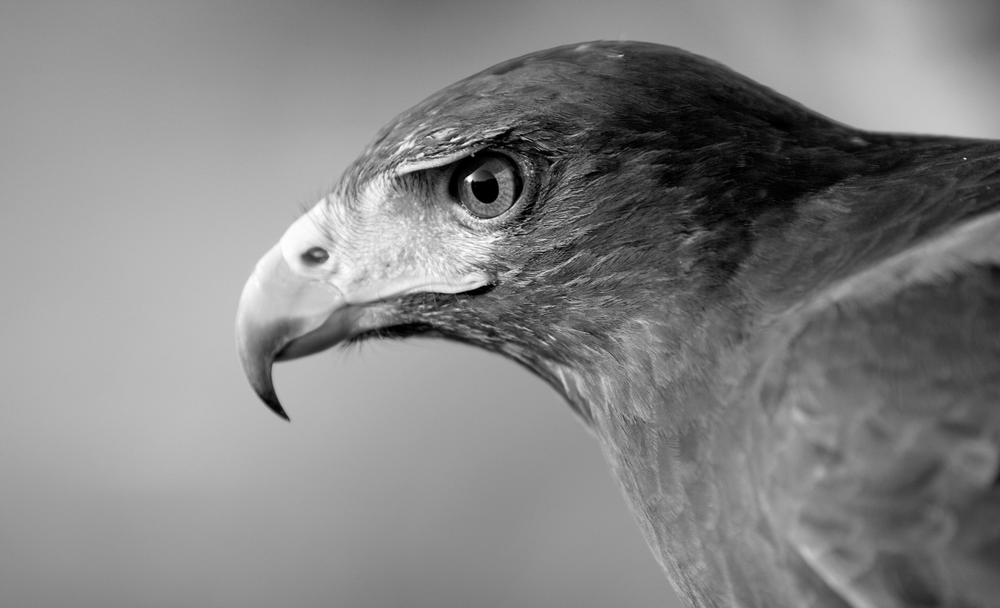
%> input picture Data/original.png, 1000 x 608 px, shrunk from 1920 x 1168 before the run
$ octave demo_cur.m   (GNU Octave 9; MATLAB toolbox functions it lacks are replaced by stand-ins)
%> lines starting %> are read from the running program, lines starting %| are printed output that depends on the picture
### CUR/curPrototype.m
function [C, U, R] = curPrototype(A, c, r)
[m, n] = size(A);
SC = sort(randsample(n, c));
SR = sort(randsample(m, r));
C = A(:, SC);
R = A(SR, :);
U = pinv(C) * A * pinv(R);

end

### CUR/curFaster.m
function [C, U, R] = curFaster(A, c, r)
pc = 2 * (r + c); % can be tuned
pr = 2 * (r + c); % can be tuned
[m, n] = size(A);
SC = sort(randsample(n, c));
SR = sort(randsample(m, r));
C = A(:, SC);
R = A(SR, :);
PC = sort(randsample(m, pc));
PR = sort(randsample(n, pr));
PC = unique([PC; SR]); % enforce PC to contain SR
PR = unique([PR; SC]); % enforce PR to contain SC
U = pinv(C(PC, :)) * A(PC, PR) * pinv(R(:, PR));

end

### CUR/demo_cur.m
% demo_CUR

% ----------- parameters ----------- %
c = 100;
r = 100;

% ----------- load data ----------- %
A = imread('./Data/original.png');
%> A is the input picture: size 608x1000 uint8; min 0, max 255, mean 131.7
A = double(A) / 256;
%> A: size 608x1000 double

% ----------- CUR ----------- %
[C1, U1, R1] = curPrototype(A, c, r);
%> in curPrototype, `C = A(:, SC);`:
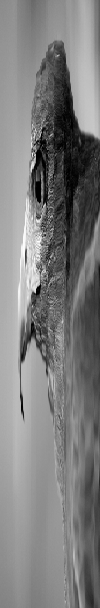
%> C: size 608x100 double; min 0, max 0.996, mean 0.494
%> in curPrototype, `R = A(SR, :);`:
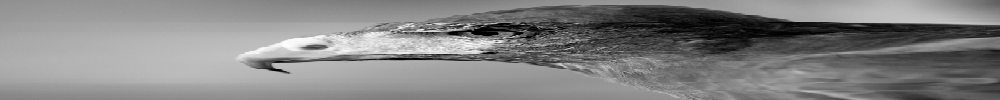
%> R: size 100x1000 double; min 0, max 0.992, mean 0.516
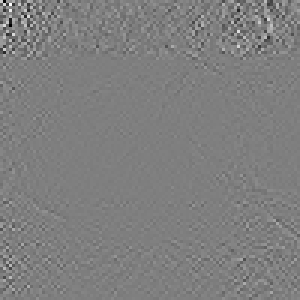
%> U1: size 100x100 double (shown 3 times larger); min -8.11, max 8.15, mean 0.000186; drawn with min black and max white
[C2, U2, R2] = curFaster(A, c, r);
%> in curFaster, `C = A(:, SC);`:
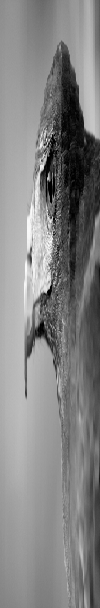
%> C: size 608x100 double; min 0, max 0.996, mean 0.516
%> in curFaster, `R = A(SR, :);`:
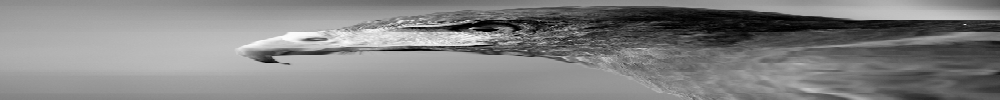
%> R: size 100x1000 double; min 0, max 0.988, mean 0.515
%> the run ends on the next line
